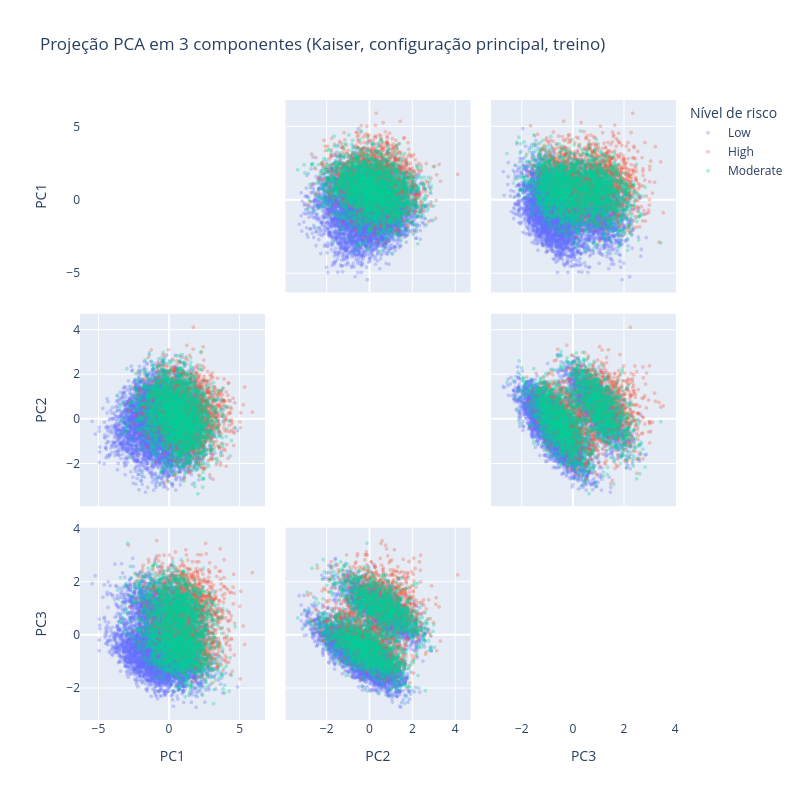

Notebook source saved alongside this figure:
### Markdown cell above
Pelo critério de Kaiser, que define um limiar no valor próprio igual a 1, mantêm-se as componentes PC1, PC2 e PC3 (valores próprios 2,46, 1,09 e 1,07), pelo que D = 3.

Pelo scree test, a curva cai de forma acentuada até PC2 e depois desce de forma gradual, sem um cotovelo claro a partir de PC3. Lida assim, a escolha mais razoável também é D = 3, em concordância com Kaiser. PC4 tem valor próprio de 0,98, muito perto de 1, por isso D = 4 fica como alternativa a testar na validação.

### Code cell
import numpy as np
import pandas as pd
import plotly.express as px
from sklearn.decomposition import PCA

# Critério de Kaiser (valores próprios > 1): PC1, PC2 e PC3 -> D = 3
D = 3
pca3 = PCA(n_components=D)

# Projeção dos dados padronizados do treino (configuração principal, 8 features)
X_D = pca3.fit_transform(X_PCA)   # X_PCA = X_train_z
print("Shape da projeção:", X_D.shape)

nomes = [f"PC{i}" for i in range(1, D + 1)]
df_pcad = pd.DataFrame(X_D, columns=nomes)
df_pcad["risco"] = y_train.values

# Matriz de dispersão entre as 3 componentes, com cor por nível de risco
fig = px.scatter_matrix(
    df_pcad,
    dimensions=nomes,
    color="risco",
    opacity=0.3,
    title="Projeção PCA em 3 componentes (Kaiser, configuração principal, treino)",
    labels={"risco": "Nível de risco"}
)
fig.update_traces(diagonal_visible=False, marker_size=4)
fig.update_layout(width=800, height=800)
fig.show()

### Figure 1 — Plotly figure (JSON) as saved in the notebook; plotly's stock layout.template omitted (floating-point values rounded to 4 significant figures; data arrays with more than 128 entries replaced by an {"elided": "..."} marker saying what was removed)
{"data": [{"diagonal": {"visible": false}, "dimensions": [{"axis": {"matches": true}, "label": "PC1", "values": {"elided": "6300 float values"}}, {"axis": {"matches": true}, "label": "PC2", "values": {"elided": "6300 float values"}}, {"axis": {"matches": true}, "label": "PC3", "values": {"elided": "6300 float values"}}], "hovertemplate": "Nível de risco=Low<br>%{xaxis.title.text}=%{x}<br>%{yaxis.title.text}=%{y}<extra></extra>", "legendgroup": "Low", "marker": {"color": "#636efa", "opacity": 0.3, "size": 4, "symbol": "circle"}, "name": "Low", "showlegend": true, "type": "splom"}, {"diagonal": {"visible": false}, "dimensions": [{"axis": {"matches": true}, "label": "PC1", "values": {"elided": "1575 float values"}}, {"axis": {"matches": true}, "label": "PC2", "values": {"elided": "1575 float values"}}, {"axis": {"matches": true}, "label": "PC3", "values": {"elided": "1575 float values"}}], "hovertemplate": "Nível de risco=High<br>%{xaxis.title.text}=%{x}<br>%{yaxis.title.text}=%{y}<extra></extra>", "legendgroup": "High", "marker": {"color": "#EF553B", "opacity": 0.3, "size": 4, "symbol": "circle"}, "name": "High", "showlegend": true, "type": "splom"}, {"diagonal": {"visible": false}, "dimensions": [{"axis": {"matches": true}, "label": "PC1", "values": {"elided": "2625 float values"}}, {"axis": {"matches": true}, "label": "PC2", "values": {"elided": "2625 float values"}}, {"axis": {"matches": true}, "label": "PC3", "values": {"elided": "2625 float values"}}], "hovertemplate": "Nível de risco=Moderate<br>%{xaxis.title.text}=%{x}<br>%{yaxis.title.text}=%{y}<extra></extra>", "legendgroup": "Moderate", "marker": {"color": "#00cc96", "opacity": 0.3, "size": 4, "symbol": "circle"}, "name": "Moderate", "showlegend": true, "type": "splom"}], "layout": {"dragmode": "select", "height": 800, "legend": {"title": {"text": "Nível de risco"}, "tracegroupgap": 0}, "title": {"text": "Projeção PCA em 3 componentes (Kaiser, configuração principal, treino)"}, "width": 800}}
